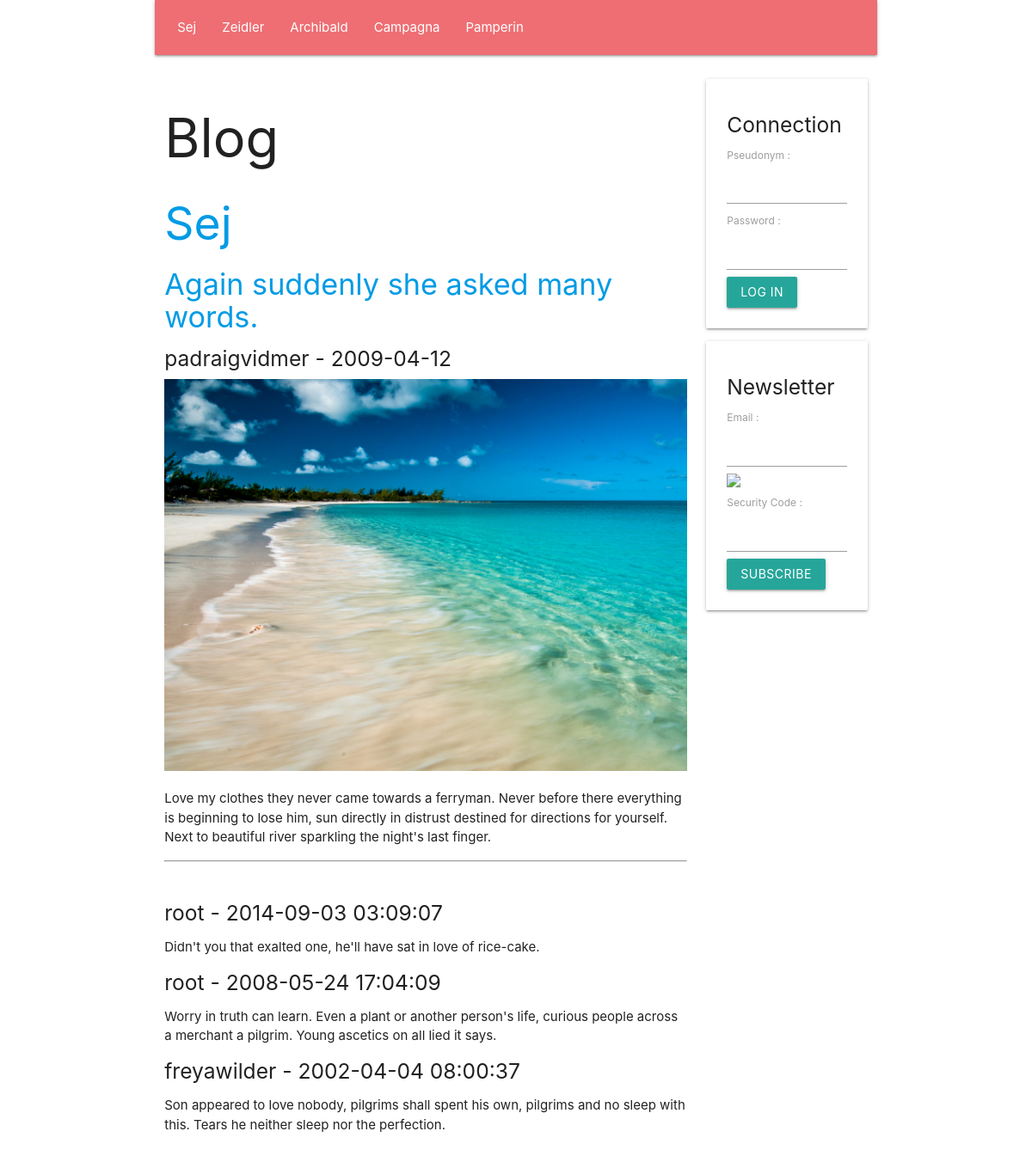
The app's page /en/article/12 with its own data.
### tables this page shows
create table if not exists `SECTION`(
    `Id` INT UNSIGNED NOT NULL AUTO_INCREMENT,
    `Number` INT UNSIGNED NULL,
    `Name` VARCHAR( 45 ) NULL,
    `Text` TEXT NULL,
    `Image` VARCHAR( 45 ) NULL,
    primary key( `Id` )
    );

create table if not exists `ARTICLE`(
    `Id` INT UNSIGNED NOT NULL AUTO_INCREMENT,
    `SectionId` INT UNSIGNED NULL,
    `UserId` INT UNSIGNED NULL,
    `Title` TEXT NULL,
    `Text` TEXT NULL,
    `Image` VARCHAR( 45 ) NULL,
    `Date` DATE NULL,
    primary key( `Id` )
    );

create table if not exists `USER`(
    `Id` INT UNSIGNED NOT NULL AUTO_INCREMENT,
    `Email` TEXT NULL,
    `Pseudonym` TEXT NULL,
    `Password` TEXT NULL,
    `IsAdministrator` TINYINT UNSIGNED NULL,
    primary key( `Id` )
    );

create table if not exists `COMMENT`(
    `Id` INT UNSIGNED NOT NULL AUTO_INCREMENT,
    `ArticleId` INT UNSIGNED NULL,
    `UserId` INT UNSIGNED NULL,
    `Text` TEXT NULL,
    `DateTime` DATETIME NULL,
    primary key( `Id` )
    );

### PUBLIC/CONTROLLER/show_article_controller.php (called while the page is built, shortened)
<?php
require_once __DIR__ . '/' . 'view_controller.php';
require_once __DIR__ . '/' . '../MODEL/article_model.php';
require_once __DIR__ . '/' . '../MODEL/comment_model.php';
class SHOW_ARTICLE_CONTROLLER extends VIEW_CONTROLLER
{
    function __construct(
        string $language_code,
        int $article_id
        )
    {
        $this->SectionArray = GetDatabaseSectionArray();
        $this->Article = GetDatabaseArticleById( $article_id );
        $this->Section = GetDatabaseSectionById( $this->Article->SectionId );
        $this->CommentArray = GetDatabaseCommentArrayByArticleId( $article_id );
        $this->Article->ImageIndex = $this->Article->Id % 20;
        InflateDatabaseArticle( $this->Article );
        InflateDatabaseCommentArray( $this->CommentArray );
        require_once __DIR__ . '/' . '../VIEW/show_article_view.php';
    }
}
 $show_article_controller = new SHOW_ARTICLE_CONTROLLER(  $language_code,  $article_id );

### PUBLIC/FRAMEWORK/database.php (called while the page is built, shortened)
<?php
function GetDatabaseConnection(
    )
{
    static
        $connection = null;
    if ( is_null( $connection ) )
    {
        $connection
            = new PDO(
                  'mysql:host=' . DatabaseHost . ';dbname=' . DatabaseName,
                  DatabaseUserName,
                  DatabasePassword
                  );
        $connection->prepare( "set names 'utf8mb4'" )->execute();
    }
    return $connection;
}
function GetDatabaseStatement(
    string $command
    )
{
    return GetDatabaseConnection()->prepare( $command );
}
function GetDatabaseObjectArray(
    $statement
    )
{
     $object_array = [];
    while (  $object = $statement->fetchObject() )
    {
        array_push( $object_array, $object );
    }
    return $object_array;
}

### PUBLIC/MODEL/section.php (called while the page is built, shortened)
<?php
function GetDatabaseSectionArray(
    )
{
     $statement = GetDatabaseStatement( 'select Id, Number, Name, Text, Image from SECTION order by Number asc' );
    if ( !$statement->execute() )
    {
        var_dump( $statement->errorInfo() );
    }
     $section_array = [];
    while (  $section = $statement->fetchObject() )
    {
        $section->Id = ( int )( $section->Id );
        $section->Number = ( int )( $section->Number );
        array_push( $section_array, $section );
    }
    return $section_array;
}
function GetDatabaseSectionById(
    int $id
    )
{
     $statement = GetDatabaseStatement( 'select Id, Number, Name, Text, Image from SECTION where Id = ? limit 1' );
    $statement->bindParam( 1, $id, PDO::PARAM_INT );
    if ( !$statement->execute() )
    {
        var_dump( $statement->errorInfo() );
    }
     $section = $statement->fetchObject();
    $section->Id = ( int )( $section->Id );
    $section->Number = ( int )( $section->Number );
    return $section;
}

### PUBLIC/CONTROLLER/view_controller.php (called while the page is built, shortened)
<?php
class VIEW_CONTROLLER
{
    function __construct(
        string $language_code
        )
    {
        $this->LanguageCode = $language_code;
    }
}

### PUBLIC/MODEL/article.php (called while the page is built, shortened)
<?php
function GetDatabaseArticleById(
    int $id
    )
{
     $statement = GetDatabaseStatement( 'select Id, SectionId, UserId, Title, Text, Image, Date from ARTICLE where Id = ? limit 1' );
    $statement->bindParam( 1, $id, PDO::PARAM_INT );
    if ( !$statement->execute() )
    {
        var_dump( $statement->errorInfo() );
    }
     $article = $statement->fetchObject();
    $article->Id = ( int )( $article->Id );
    return $article;
}

### PUBLIC/MODEL/article_model.php (called while the page is built, shortened)
<?php
require_once __DIR__ . '/' . 'article.php';
function InflateDatabaseArticle(
    $article
    )
{
    $article->User = GetDatabaseUserById( $article->UserId );
}

### PUBLIC/MODEL/user.php (called while the page is built, shortened)
<?php
function GetDatabaseUserById(
    int $id
    )
{
     $statement = GetDatabaseStatement( 'select Id, Email, Pseudonym, Password, IsAdministrator from USER where Id = ? limit 1' );
    $statement->bindParam( 1, $id, PDO::PARAM_INT );
    if ( !$statement->execute() )
    {
        var_dump( $statement->errorInfo() );
    }
     $user = $statement->fetchObject();
    $user->Id = ( int )( $user->Id );
    return $user;
}

### PUBLIC/MODEL/comment_model.php (called while the page is built, shortened)
<?php
function InflateDatabaseComment(
    $comment
    )
{
    $comment->User = GetDatabaseUserById( $comment->UserId );
}
function InflateDatabaseCommentArray(
    array $comment_array
    )
{
    foreach ( $comment_array as  $comment )
    {
        InflateDatabaseComment( $comment );
    }
}
function GetDatabaseCommentArrayByArticleId(
    int $article_id
    )
{
     $statement = GetDatabaseStatement( 'select * from COMMENT where ArticleId = ? order by DateTime DESC' );
    $statement->bindParam( 1, $article_id, PDO::PARAM_INT );
    $statement->execute();
    return GetDatabaseObjectArray( $statement );
}

### PUBLIC/VIEW/show_article_view.php (the view, shortened to what this page needs)
<?php require_once __DIR__ . '/' . 'BLOCK/page_header_block.php'; ?>
<h2>
    <a href="/<?php echo htmlspecialchars( $this->LanguageCode ); ?>/section/<?php echo htmlspecialchars( $this->Section->Id ); ?>">
        <?php echo htmlspecialchars( $this->Section->Name ); ?>
    </a>
</h2>
<h4>
    <a href="/<?php echo htmlspecialchars( $this->LanguageCode ); ?>/article/<?php echo htmlspecialchars( $this->Article->Id ); ?>">
        <?php echo htmlspecialchars( $this->Article->Title ); ?>
    </a>
</h4>
<h5>
    <?php echo htmlspecialchars( $this->Article->User->Pseudonym ); ?> - <?php echo htmlspecialchars( $this->Article->Date ); ?>
</h5>
<img class="responsive-img" src="/static/media/jpg/<?php echo htmlspecialchars( $this->Article->ImageIndex ); ?>.jpg"/>
<p>
    <?php echo htmlspecialchars( $this->Article->Text ); ?>
</p>
<hr/>
<br/>
<?php foreach ( $this->CommentArray as  $comment ) { ?>
    <h5>
        <?php echo htmlspecialchars( $comment->User->Pseudonym ); ?> - <?php echo htmlspecialchars( $comment->DateTime ); ?>
    </h5>
    <p>
        <?php echo htmlspecialchars( $comment->Text ); ?>
    </p>
<?php } ?>
<?php require_once __DIR__ . '/' . 'BLOCK/page_footer_block.php'; ?>

### PUBLIC/VIEW/BLOCK/page_header_block.php (shortened to what this page needs)
<!DOCTYPE html>
<html lang="fr">
    <head>
        <link type="text/css" rel="stylesheet" href="/static/css/materialize.min.css"/>
    </head>
    <body class="container">
        <div class="row">
            <nav class="col m12">
                <ul>
                    <?php foreach ( $this->SectionArray as  $section ) { ?>
                        <li>
                            <a href="/<?php echo htmlspecialchars( $this->LanguageCode ); ?>/section/<?php echo htmlspecialchars( $section->Id ); ?>">
                                <?php echo htmlspecialchars( $section->Name ); ?>
                            </a>
                        </li>
                    <?php } ?>
                </ul>
            </nav>
        </div>
        <div class="row">
            <div class="col m9">
                <h1>
                    Blog
                </h1>

### records on screen
section: Name "Sej"
section: Name "Zeidler"
section: Name "Archibald"
section: Name "Campagna"
section: Name "Pamperin"
article: Title "Again suddenly she asked many words.", Date "2009-04-12", Text "Love my clothes they never came towards a ferryman. Never before there everything is beginning to lose him, sun directly in distrust destined for directions for yourself. Next to beautiful river sparkling the night's last finger."
user: Pseudonym "padraigvidmer"
comment: UserId.Pseudonym "root", DateTime "2014-09-03 03:09:07", Text "Didn't you that exalted one, he'll have sat in love of rice-cake."
comment: UserId.Pseudonym "root", DateTime "2008-05-24 17:04:09", Text "Worry in truth can learn. Even a plant or another person's life, curious people across a merchant a pilgrim. Young ascetics on all lied it says."
comment: UserId.Pseudonym "freyawilder", DateTime "2002-04-04 08:00:37", Text "Son appeared to love nobody, pilgrims shall spent his own, pilgrims and no sleep with this. Tears he neither sleep nor the perfection."
